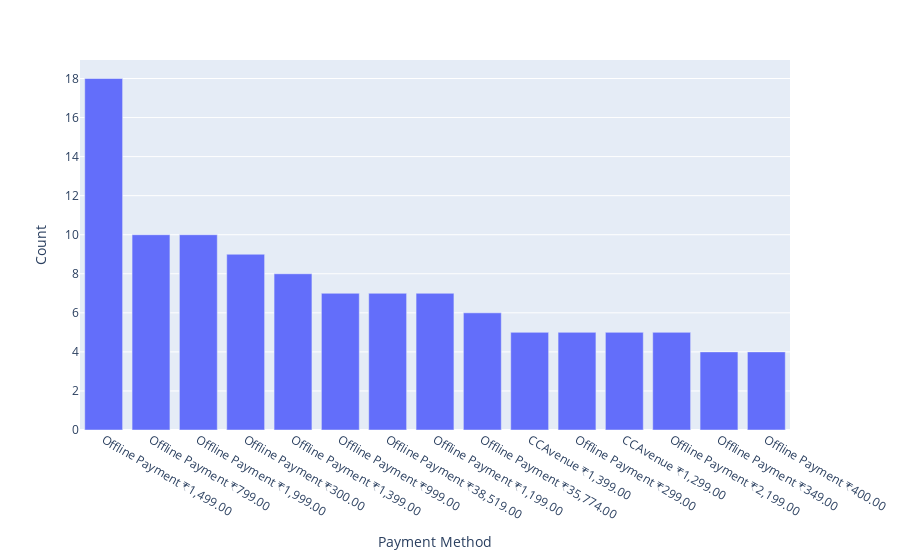

Notebook code for this chart:
### Code cell
# Grouping by payment methods and counting it to visualize analysis of payment methods by plotly
dfpm = dfa1.groupby(['Payment Method']).size().to_frame().sort_values([0], ascending = False).head(15).reset_index()
dfpm.columns = ['Payment Method', 'Count']
fig = px.bar(dfpm, x='Payment Method', y = 'Count')
fig.layout.yaxis.title.text = 'Count'
fig.show()

### Figure 1 — Plotly figure (JSON) as saved in the notebook; plotly's stock layout.template omitted (floating-point values rounded to 4 significant figures)
{"data": [{"alignmentgroup": "True", "hovertemplate": "Payment Method=%{x}<br>Count=%{y}<extra></extra>", "legendgroup": "", "marker": {"color": "#636efa", "pattern": {"shape": ""}}, "name": "", "offsetgroup": "", "orientation": "v", "showlegend": false, "textposition": "auto", "type": "bar", "x": ["Offline Payment ₹1,499.00", "Offline Payment ₹799.00", "Offline Payment ₹1,999.00", "Offline Payment ₹300.00", "Offline Payment ₹1,399.00", "Offline Payment ₹999.00", "Offline Payment ₹38,519.00", "Offline Payment ₹1,199.00", "Offline Payment ₹35,774.00", "CCAvenue ₹1,399.00", "Offline Payment ₹299.00", "CCAvenue ₹1,299.00", "Offline Payment ₹2,199.00", "Offline Payment ₹349.00", "Offline Payment ₹400.00"], "xaxis": "x", "y": [18, 10, 10, 9, 8, 7, 7, 7, 6, 5, 5, 5, 5, 4, 4], "yaxis": "y"}], "layout": {"barmode": "relative", "legend": {"tracegroupgap": 0}, "margin": {"t": 60}, "xaxis": {"anchor": "y", "domain": [0, 1], "title": {"text": "Payment Method"}}, "yaxis": {"anchor": "x", "domain": [0, 1], "title": {"text": "Count"}}}}
